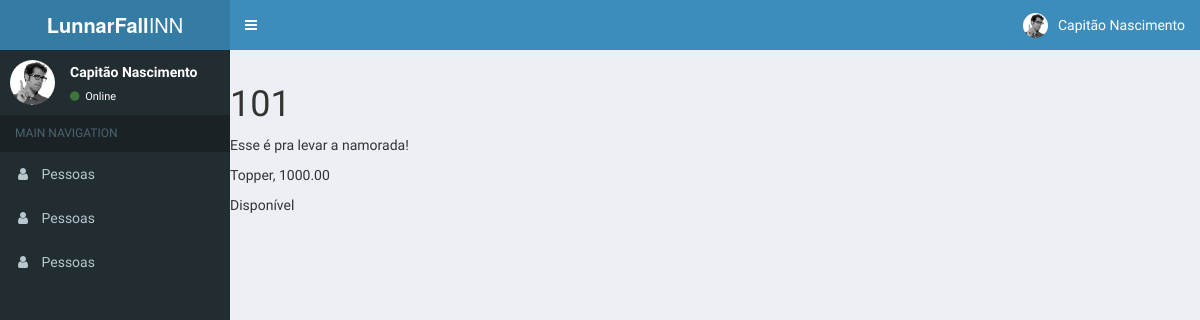
Page /quarto/quarto/1/ on the committed database.
### quarto/models.py (models this page shows, shortened)
class Quarto(models.Model):
    ESTADO = (
        ('Disponível', 'Disponível'),
        ('Ocupado', 'Ocupado'),
        ('Em faxina', 'Em faxina'),
    )
    numero = models.IntegerField()
    descricao_quarto = models.TextField()
    categoria = models.ForeignKey(Categoria, on_delete=models.CASCADE)
    estado = models.CharField(max_length=20, choices=ESTADO)

class Categoria(models.Model):
    NIVEL = (
        (1, 'Top'),
        (2, 'Topper'),
    )
    nome_categoria = models.IntegerField(choices=NIVEL)
    valor_quarto = models.DecimalField(max_digits=10, decimal_places=2)
    def __str__(self):
        response = 'Top' if self.nome_categoria == 1 else 'Topper'
        response += ', '
        response += str(self.valor_quarto)
        return response

### quarto/views.py (the view)
# urls.py: url(r'^quarto/(?P<pk>[0-9]+)/$', views.QuartoDetailView.as_view(), name='quarto_detail')
class QuartoDetailView(generic.DetailView):
    model = Quarto
    template_name = 'quarto/quarto_detail.html'
    context_object_name = 'data'
    def get_context_data(self, **kwargs):
        context = super(QuartoDetailView, self).get_context_data(**kwargs)
        return context

### lunnarfall/templates/quarto/quarto_detail.html
{% extends 'base/base.html' %}
{% block body %}
    <h1>{{ data.numero }}</h1>
    <p>{{ data.descricao_quarto }}</p>
    <p>{{ data.categoria }}</p>
    <p>{{ data.estado }}</p>
{% endblock %}

### rows in the picture
Quarto: numero "101", descricao_quarto "Esse é pra levar a namorada!", categoria "Topper, 1000.00", estado "Disponível"
